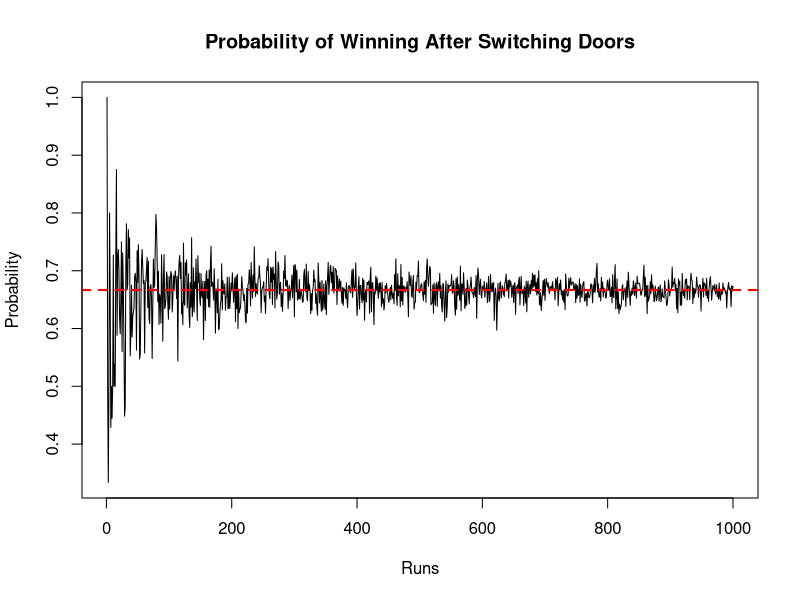
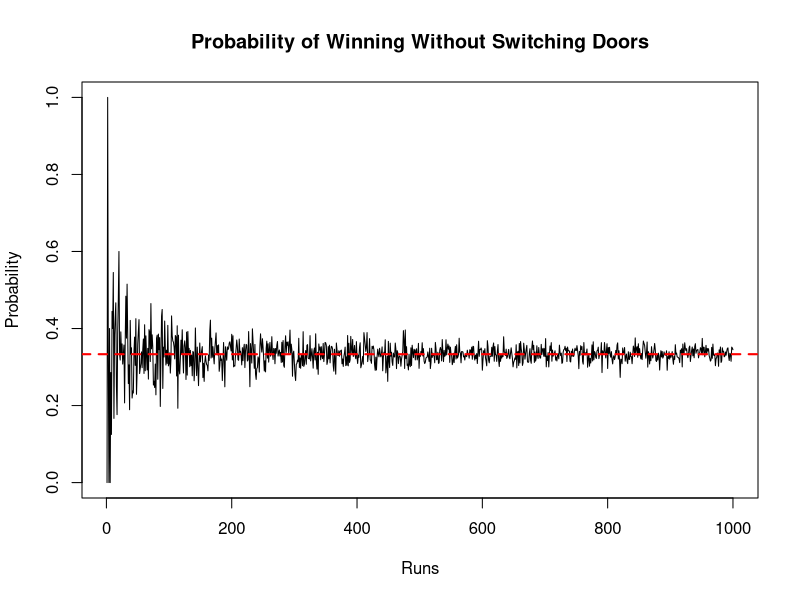
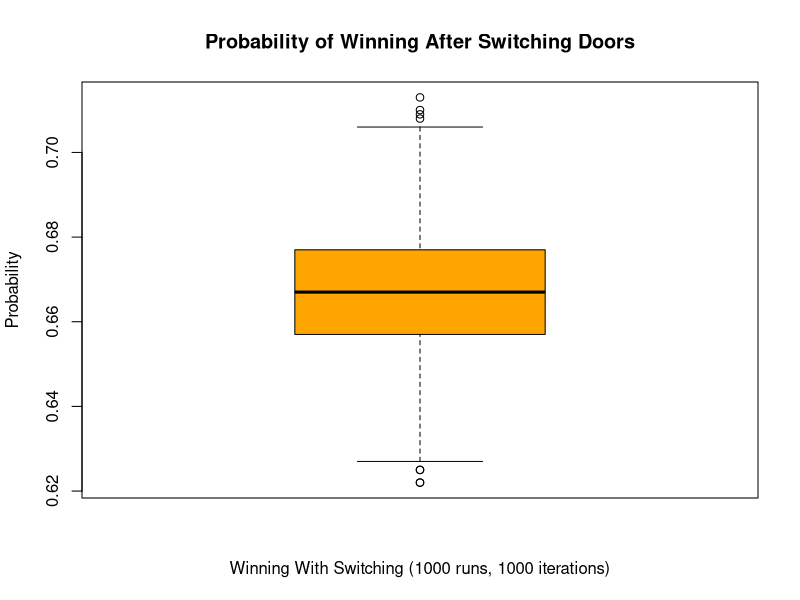
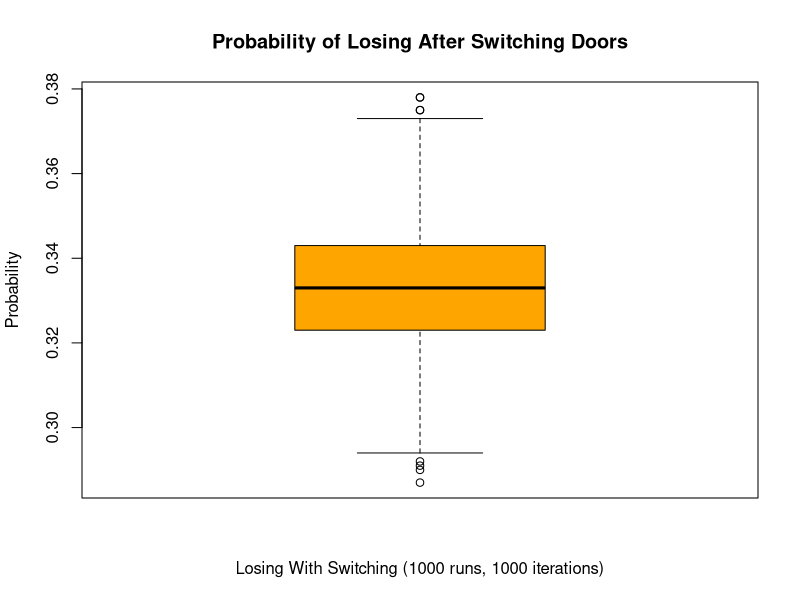
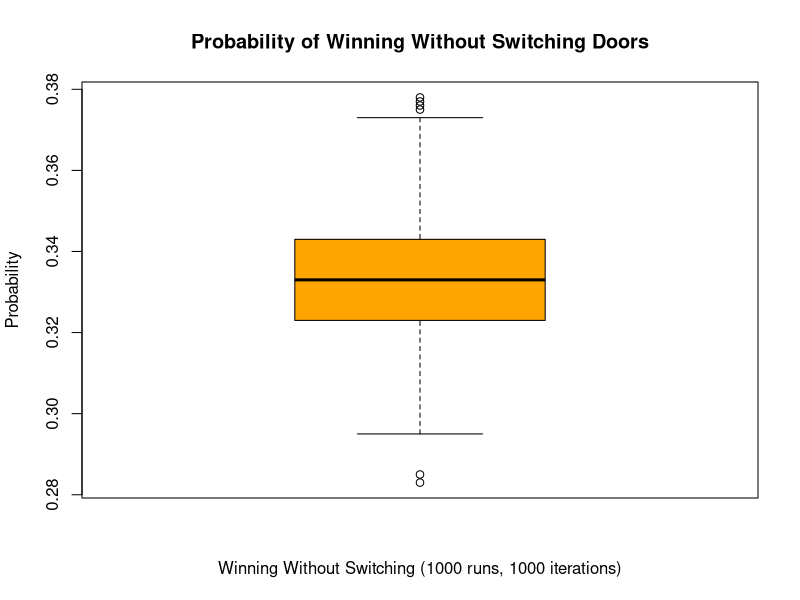
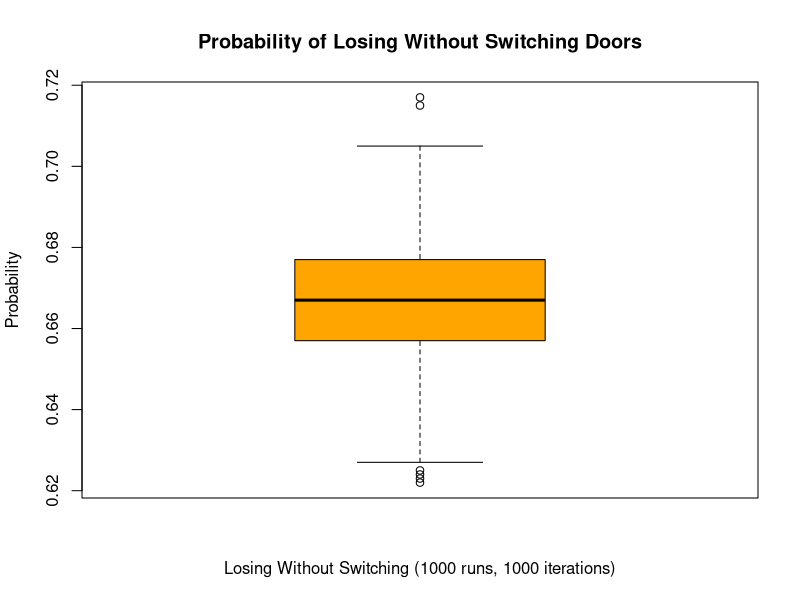

Generate these figures, in order, with R:
# Function to return a door that is neither the value passed to
# tempDoor nor the door chosen by the player
getDoor <- function (tempDoor, chosenDoor, numDoors) {
  i <- 1
  while (i == tempDoor || i == chosenDoor)
    i <- (i + 1) %% numDoors
  return(i)
}

montyHallSimulator <- function (doors, doorSwitched, runs) {
  # Initialize a list of counts of possibilities
  counts <- list(
    # Player switches their choice after first reveal and wins
    winSwitch = 0,
    # Player does not switch their choice after first reveal and wins
    winNoSwitch = 0,
    # Player switches their choice after first reveal and loses
    loseSwitch = 0,
    # Player does not switch their choice after first reveal and loses
    loseNoSwitch = 0
  )
  numDoors <- length(doors)
  
  # Repeat simulation for multiple iterations
  for (run in 1:runs) {
    # Randomly choose a prize door and a player chosen door
    prizeDoor <- sample(doors, 1)[[1]]
    chosenDoor <- sample(doors, 1)[[1]]
    # Select a non prize door as the revealed door
    revealedDoor <- getDoor(prizeDoor, chosenDoor, numDoors)
    # Simulate player switching chosen door based on the value of
    # `doorSwitched` after the first non-prize door is revealed
    if (doorSwitched == TRUE) {
      chosenDoor <- getDoor(revealedDoor, chosenDoor, numDoors)
    }
    # Increment the respective counts of the cases based on whether or
    # not the chosen door is the prize door and if the door was switched
    # by the player after the first (non-prize) door reveal
    if (chosenDoor == prizeDoor && doorSwitched == FALSE) {
      counts$winNoSwitch <- counts$winNoSwitch + 1
    } else if (chosenDoor == prizeDoor && doorSwitched == TRUE) {
      counts$winSwitch <- counts$winSwitch + 1
    } else if (chosenDoor != prizeDoor && doorSwitched == FALSE) {
      counts$loseNoSwitch <- counts$loseNoSwitch + 1
    } else if (chosenDoor != prizeDoor && doorSwitched == TRUE) {
      counts$loseSwitch <- counts$loseSwitch + 1
    }
  }
  # Return the updated value of the counts list
  probabilities <- data.frame(
    counts$winSwitch / runs,
    counts$winNoSwitch / runs,
    counts$loseSwitch / runs,
    counts$loseNoSwitch / runs
  )
  return(probabilities)
}

# Initialize list of doors and number of runs for the simulation
doors <- list(0, 1, 2)
runs = 1000
iterations = 1000

# Run Monty Hall simulation
switchRes <- vector()
noSwitchRes <- vector()
for (i in 1:runs) {
  # switchRes holds the result for the case when the player switches midway
  switchRes <- append(switchRes,
                      montyHallSimulator(doors, TRUE, i)$counts.winSwitch)
  # noSwitchRes holds the result for the case when the player doesn't switch
  noSwitchRes <- append(noSwitchRes,
                        montyHallSimulator(doors, FALSE, i)$counts.winNoSwitch)
}

# Plot the Probability of Winning After Switching Doors
plot(
  1:runs,
  switchRes,
  type = 'l',
  main = 'Probability of Winning After Switching Doors',
  xlab = 'Runs',
  ylab = 'Probability'
)
abline(h = 2 / 3,
       col = 'red',
       lw = '2',
       lty = 2)

# Plot the Probability of Winning Without Switching Doors
plot(
  1:runs,
  noSwitchRes,
  type = 'l',
  main = 'Probability of Winning Without Switching Doors',
  xlab = 'Runs',
  ylab = 'Probability'
)
abline(h = 1 / 3,
       col = 'red',
       lw = '2',
       lty = 2)

# Run Monty Hall simulation.
switchRes <- vector()
noSwitchRes <- vector()
for (i in 1:iterations) {
  # switchRes holds the result for the case when the player switches midway
  switchRes <- append(switchRes,
                      montyHallSimulator(doors, TRUE, runs))
  # noSwitchRes holds the result for the case when the player doesn't switch
  noSwitchRes <- append(noSwitchRes,
                        montyHallSimulator(doors, FALSE, runs))
}

# Create vectors to aggregate the data
tempWinSwitch <- vector()
tempLoseSwitch <- vector()
i <- 1
while (i <= length(switchRes)) {
  tempWinSwitch <- append(tempWinSwitch, switchRes[i])
  tempLoseSwitch <- append(tempLoseSwitch, switchRes[i + 2])
  i = i + 4
}
tempWinNoSwitch <- vector()
tempLoseNoSwitch <- vector()
i <- 1
while (i <= length(noSwitchRes)) {
  tempWinNoSwitch <- append(tempWinNoSwitch, noSwitchRes[i + 1])
  tempLoseNoSwitch <- append(tempLoseNoSwitch, noSwitchRes[i + 3])
  i = i + 4
}

# Create dataframes containing outcomes for cases when the player
# switches the door and does not switch the door
switch <- data.frame("Winning" = unlist(tempWinSwitch),
                     "Losing" = unlist(tempLoseSwitch))
noSwitch <- data.frame("Winning" = unlist(tempWinNoSwitch),
                       "Losing" = unlist(tempLoseNoSwitch))
# Plot the Probability of Winning After Switching Doors
boxplot(
  switch$Winning,
  main = "Probability of Winning After Switching Doors",
  xlab = "Winning With Switching (1000 runs, 1000 iterations)",
  ylab = "Probability",
  col = "orange"
)
# Plot the Probability of Losing After Switching Doors
boxplot(
  switch$Losing,
  main = "Probability of Losing After Switching Doors",
  xlab = "Losing With Switching (1000 runs, 1000 iterations)",
  ylab = "Probability",
  col = "orange"
)
# Plot the Probability of Winning Without Switching Doors
boxplot(
  noSwitch$Winning,
  main = "Probability of Winning Without Switching Doors",
  xlab = "Winning Without Switching (1000 runs, 1000 iterations)",
  ylab = "Probability",
  col = "orange"
)
# Plot the Probability of Losing Without Switching Doors
boxplot(
  noSwitch$Losing,
  main = "Probability of Losing Without Switching Doors",
  xlab = "Losing Without Switching (1000 runs, 1000 iterations)",
  ylab = "Probability",
  col = "orange"
)

